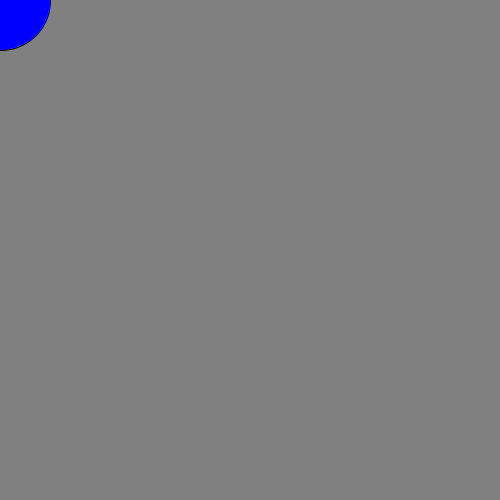
Frame 1 (no input)
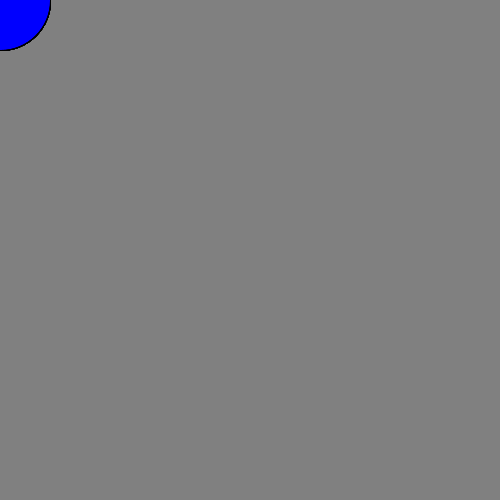
Frame 60 (the mouse pressed at the canvas centre just before this capture)
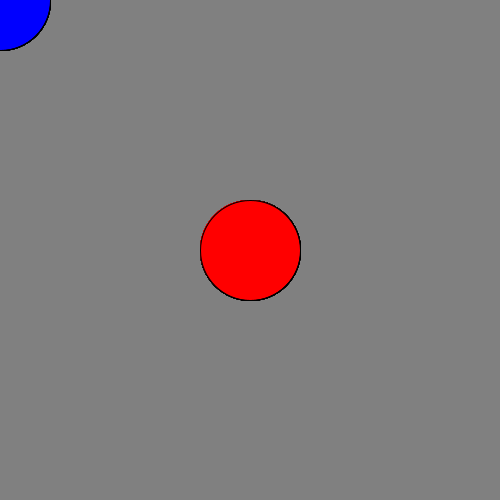
Frame 120 (the mouse held since frame 60 and released just before this capture)

The Processing sketch that drew these frames (run headless with seeded random() and noise(); from frame 60 on, the mouse is pressed at the canvas centre):

// Processing sketch: ejercicio5CondicionalesC3
// ── ejercicio5CondicionalesC3.pde
boolean rojo;
void setup() {
  size(500, 500);
  background(128);
  rojo = false;
}
void draw() {
  if (rojo==true) {
    fill(255, 0, 0);
  } else {
    fill(0, 0, 255);
  }
  ellipse(mouseX, mouseY, 100, 100);
  // comentario en una linea
  println(keyCode);
}
void mousePressed() {
  /*if (rojo==true) {
   rojo = false;
   } else {
   rojo = true;
   }*/
  rojo = !rojo;
}
void keyPressed() {
  if (keyCode==' ') { // número es 32
    background(128);
    rojo = false;
  }
}
